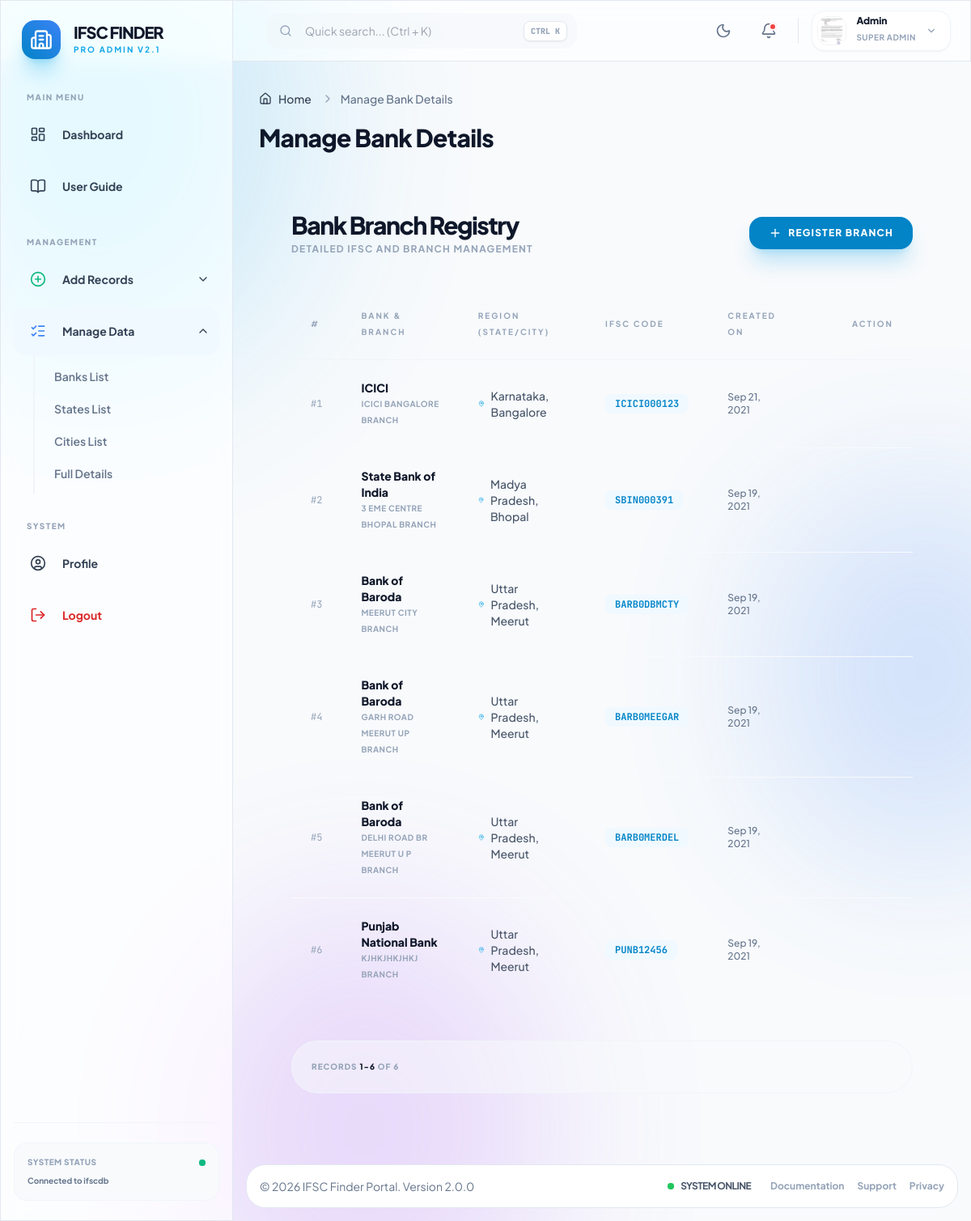
Screenshot of /admin/manage-bank-detail.php (signed in) with the database file from the repository.
### tables this page shows
CREATE TABLE `tblbankdetail` (
  `ID` int(10) NOT NULL,
  `IFSCCode` varchar(200) DEFAULT NULL,
  `MICRCode` varchar(200) DEFAULT NULL,
  `BankName` varchar(200) DEFAULT NULL,
  `Address` varchar(200) DEFAULT NULL,
  `StateID` int(5) DEFAULT NULL,
  `CityID` int(5) DEFAULT NULL,
  `Branch` varchar(200) DEFAULT NULL,
  `PhoneNumber` bigint(10) DEFAULT NULL,
  `BranchCode` varchar(200) DEFAULT NULL,
  `ZipCode` int(10) DEFAULT NULL,
  `CreationDate` timestamp NOT NULL DEFAULT current_timestamp()
);

CREATE TABLE `tblbank` (
  `ID` int(10) NOT NULL,
  `BankName` varchar(200) DEFAULT NULL,
  `ShortName` varchar(200) DEFAULT NULL,
  `CreationDate` timestamp NOT NULL DEFAULT current_timestamp()
);

CREATE TABLE `tblstate` (
  `ID` int(10) NOT NULL,
  `State` varchar(200) DEFAULT NULL,
  `CreationDate` timestamp NOT NULL DEFAULT current_timestamp() ON UPDATE current_timestamp()
);

CREATE TABLE `tblcity` (
  `ID` int(10) NOT NULL,
  `StateID` int(10) DEFAULT NULL,
  `City` varchar(200) DEFAULT NULL,
  `CreationDate` timestamp NOT NULL DEFAULT current_timestamp() ON UPDATE current_timestamp()
);

### admin/manage-bank-detail.php (the view, shortened to what this page needs)
<?php
include('includes/dbconnection.php');
if (strlen($_SESSION['ifscaid'])==0) {
    header('location:logout.php');
} else {
    include_once('includes/modern-layout-top.php');
?>
<div class="row">
    <div class="col-12">
        <div class="glass-card p-10 rounded-[3rem]">
            <div class="flex flex-col md:flex-row items-center justify-between mb-10 gap-6">
                <div>
                    <h2 class="text-3xl font-black tracking-tighter mb-1">Bank Branch Registry</h2>
                    <p class="text-xs font-bold text-slate-400 uppercase tracking-widest">Detailed IFSC and Branch management</p>
                </div>
                <div class="flex flex-wrap items-center gap-3">
                    <a href="add-bank-detail.php" class="bg-primary-600 hover:bg-primary-700 text-white px-6 py-3 rounded-2xl text-xs font-black uppercase tracking-widest flex items-center transition-premium hover:scale-105 shadow-xl shadow-primary-500/25">
                        <i data-lucide="plus" class="w-4 h-4 mr-2"></i> Register Branch
                    </a>
                </div>
            </div>
            <div class="relative overflow-hidden">
                <div class="overflow-x-auto">
                    <table class="w-full text-sm text-left">
                        <thead class="text-[10px] font-black uppercase tracking-[0.2em] text-slate-400 border-b border-slate-100 dark:border-slate-800">
                            <tr>
                                <th class="px-6 py-6">#</th>
                                <th class="px-6 py-6">Bank & Branch</th>
                                <th class="px-6 py-6">Region (State/City)</th>
                                <th class="px-6 py-6">IFSC Code</th>
                                <th class="px-6 py-6">Created On</th>
                                <th class="px-6 py-6 text-right">Action</th>
                            </tr>
                        </thead>
                        <tbody class="divide-y divide-slate-50 dark:divide-slate-800/50">
                            <?php
                            if (isset($_GET['page_no']) && $_GET['page_no']!="") {
                                $page_no = $_GET['page_no'];
                            } else {
                                $page_no = 1;
                            }
                            $no_of_records_per_page = 15;
                            $offset = ($page_no-1) * $no_of_records_per_page;
                            $ret = "SELECT tblbankdetail.ID FROM tblbankdetail";
                            $query1 = $dbh->prepare($ret);
                            $query1->execute();
                            $total_rows=$query1->rowCount();
                            $sql="SELECT tblbank.BankName as bn, tblbank.ShortName, tblstate.State, tblcity.City, tblbankdetail.IFSCCode, tblbankdetail.Branch, tblbankdetail.ID as bdid, tblbankdetail.CreationDate
                                  FROM tblbankdetail
                                  INNER JOIN tblstate ON tblbankdetail.StateID=tblstate.ID
                                  JOIN tblcity ON tblbankdetail.CityID=tblcity.ID
                                  JOIN tblbank ON tblbankdetail.BankName=tblbank.ID
                                  ORDER BY tblbankdetail.CreationDate DESC
                                  LIMIT $offset, $no_of_records_per_page";
                            $query = $dbh->prepare($sql);
                            $query->execute();
                            $results=$query->fetchAll(PDO::FETCH_OBJ);
                            $cnt=1 + $offset;
                            if($query->rowCount() > 0) {
                                foreach($results as $row) { ?>
                                <tr class="group hover:bg-slate-50/50 dark:hover:bg-slate-800/20 transition-premium">
                                    <td class="px-6 py-6">
                                        <span class="font-mono text-xs text-slate-400">#<?php echo $cnt; ?></span>
                                    </td>
                                    <td class="px-6 py-6">
                                        <div class="flex flex-col">
                                            <span class="font-black text-slate-900 dark:text-white"><?php echo htmlentities($row->bn);?></span>
                                            <span class="text-[10px] font-bold text-slate-400 uppercase tracking-wider"><?php echo htmlentities($row->Branch); ?> Branch</span>
                                        </div>
                                    </td>
                                    <td class="px-6 py-6">
                                        <div class="flex items-center gap-2">
                                            <i data-lucide="map-pin" class="w-3 h-3 text-primary-500"></i>
                                            <span class="text-slate-600 dark:text-slate-400 font-medium"><?php echo htmlentities($row->State); ?>, <?php echo htmlentities($row->City); ?></span>
                                        </div>
                                    </td>
                                    <td class="px-6 py-6">
                                        <span class="px-3 py-1 bg-primary-50 dark:bg-primary-900/30 text-primary-600 dark:text-primary-400 rounded-lg font-mono font-bold text-xs"><?php echo htmlentities($row->IFSCCode); ?></span>
                                    </td>
                                    <td class="px-6 py-6 text-slate-500 text-xs font-medium">
                                        <?php echo date('M d, Y', strtotime($row->CreationDate)); ?>
                                    </td>
                                    <td class="px-6 py-6 text-right">
                                    </td>
                                </tr>
                                <?php $cnt++; } } ?>
                        </tbody>
                    </table>
                </div>
            </div>
            <div class="mt-12 flex items-center justify-between bg-slate-50/50 dark:bg-slate-900/50 p-6 rounded-[2rem] border border-slate-100 dark:border-slate-800">
                <p class="text-[10px] font-black text-slate-400 uppercase tracking-widest">
                    Records <span class="text-slate-900 dark:text-white"><?php echo $offset + 1; ?>-<?php echo min($offset + $no_of_records_per_page, $total_rows); ?></span> of <?php echo $total_rows; ?>
                </p>
            </div>
        </div>
    </div>
</div>
<?php include_once('includes/modern-layout-bottom.php'); ?>
<?php } ?>

### admin/includes/modern-topbar.php (shortened to what this page needs)
<nav class="fixed top-0 z-30 w-full glass border-b border-slate-200 dark:border-slate-800 sm:pl-72 transition-premium">
    <div class="px-4 py-3 lg:px-6">
        <div class="flex items-center justify-between">
            <div class="flex items-center justify-start">
                <div class="hidden md:block ml-4 relative group">
                    <div class="absolute inset-y-0 left-0 flex items-center pl-4 pointer-events-none transition-colors group-focus-within:text-primary-500">
                        <i data-lucide="search" class="w-4 h-4 text-slate-400"></i>
                    </div>
                    <input type="text" id="command-palette-trigger" onclick="openCommandPalette()"
                           class="bg-slate-100/50 border-none text-slate-900 text-sm rounded-2xl focus:ring-2 focus:ring-primary-500 block w-96 pl-12 p-3 dark:bg-slate-800/50 dark:placeholder-slate-500 dark:text-white transition-premium cursor-pointer"
                           placeholder="Quick search... (Ctrl + K)" readonly>
                    <div class="absolute inset-y-0 right-0 flex items-center pr-3 pointer-events-none">
                        <kbd class="px-2 py-1 text-[10px] font-black text-slate-400 bg-white dark:bg-slate-900 border border-slate-200 dark:border-slate-700 rounded-lg shadow-sm">CTRL K</kbd>
                    </div>
                </div>
            </div>
            <div class="flex items-center space-x-4">
                <button onclick="toggleTheme()" class="p-2.5 text-slate-500 rounded-2xl hover:bg-slate-100 dark:text-slate-400 dark:hover:bg-slate-800 transition-premium hover:rotate-12">
                    <i data-lucide="moon" class="block dark:hidden w-5 h-5"></i>
                </button>
                <div class="relative group">
                    <button class="p-2.5 text-slate-500 rounded-2xl hover:bg-slate-100 dark:text-slate-400 dark:hover:bg-slate-800 transition-premium group-hover:shake">
                        <i data-lucide="bell" class="w-5 h-5"></i>
                        <span class="absolute top-2.5 right-2.5 flex h-2.5 w-2.5">
                            <span class="relative inline-flex rounded-full h-2.5 w-2.5 bg-red-500 border-2 border-white dark:border-slate-900"></span>
                        </span>
                    </button>
                </div>
                <?php
                $aid = $_SESSION['ifscaid'];
                $sql = "SELECT AdminName, Email, ProfileImage from tbladmin where ID=:aid";
                $query = $dbh->prepare($sql);
                $query->bindParam(':aid', $aid, PDO::PARAM_STR);
                $query->execute();
                $results = $query->fetchAll(PDO::FETCH_OBJ);
                if ($query->rowCount() > 0) {
                    foreach ($results as $row) {
                ?>
                <div class="flex items-center ml-2">
                    <button type="button" class="flex items-center gap-3 p-1.5 pr-4 text-sm bg-white dark:bg-slate-800 rounded-2xl focus:ring-4 focus:ring-primary-100 dark:focus:ring-primary-900 shadow-sm border border-slate-100 dark:border-slate-700 transition-premium hover:border-primary-300" aria-expanded="false" data-dropdown-toggle="dropdown-user">
                        <div class="w-9 h-9 rounded-xl overflow-hidden shadow-inner border border-slate-100 dark:border-slate-700">
                            <img class="w-full h-full object-cover" src="<?php echo $row->ProfileImage ? 'assets/images/users/'.$row->ProfileImage : 'assets/images/users/avatar-1.jpg'; ?>" alt="User Avatar">
                        </div>
                        <div class="hidden lg:flex flex-col text-left">
                            <span class="text-xs font-black text-slate-900 dark:text-white leading-none mb-1"><?php echo $row->AdminName; ?></span>
                            <span class="text-[10px] font-bold text-slate-400 dark:text-slate-500 uppercase tracking-wider">Super Admin</span>
                        </div>
                        <i data-lucide="chevron-down" class="w-3.5 h-3.5 text-slate-400"></i>
                    </button>
                </div>
                <?php }} ?>
            </div>
        </div>
    </div>
</nav>

### rows the page displays
tblbankdetail: tblbank.BankName "ICICI", Branch "ICICI BANGALORE", StateID.State "Karnataka", CityID.City "Bangalore", IFSCCode "ICICI000123", CreationDate "Sep 21, 2021"
tblbankdetail: tblbank.BankName "State Bank of India", Branch "3 EME CENTRE BHOPAL", StateID.State "Madya Pradesh", CityID.City "Bhopal", IFSCCode "SBIN000391", CreationDate "Sep 19, 2021"
tblbankdetail: tblbank.BankName "Bank of Baroda", Branch "MEERUT CITY", StateID.State "Uttar Pradesh", CityID.City "Meerut", IFSCCode "BARB0DBMCTY", CreationDate "Sep 19, 2021"
tblbankdetail: tblbank.BankName "Bank of Baroda", Branch "GARH ROAD MEERUT UP", StateID.State "Uttar Pradesh", CityID.City "Meerut", IFSCCode "BARB0MEEGAR", CreationDate "Sep 19, 2021"
tblbankdetail: tblbank.BankName "Bank of Baroda", Branch "DELHI ROAD BR MEERUT U P", StateID.State "Uttar Pradesh", CityID.City "Meerut", IFSCCode "BARB0MERDEL", CreationDate "Sep 19, 2021"
tblbankdetail: tblbank.BankName "Punjab National Bank", Branch "KJHKJHKJHKJ", StateID.State "Uttar Pradesh", CityID.City "Meerut", IFSCCode "PUNB12456", CreationDate "Sep 19, 2021"

### other values shown
$row->AdminName "Admin"
$pageTitle "Manage Bank Details"
$offset + 1 "1"
min($offset + $no_of_records_per_page, $total_rows) "6"
$total_rows "6"
